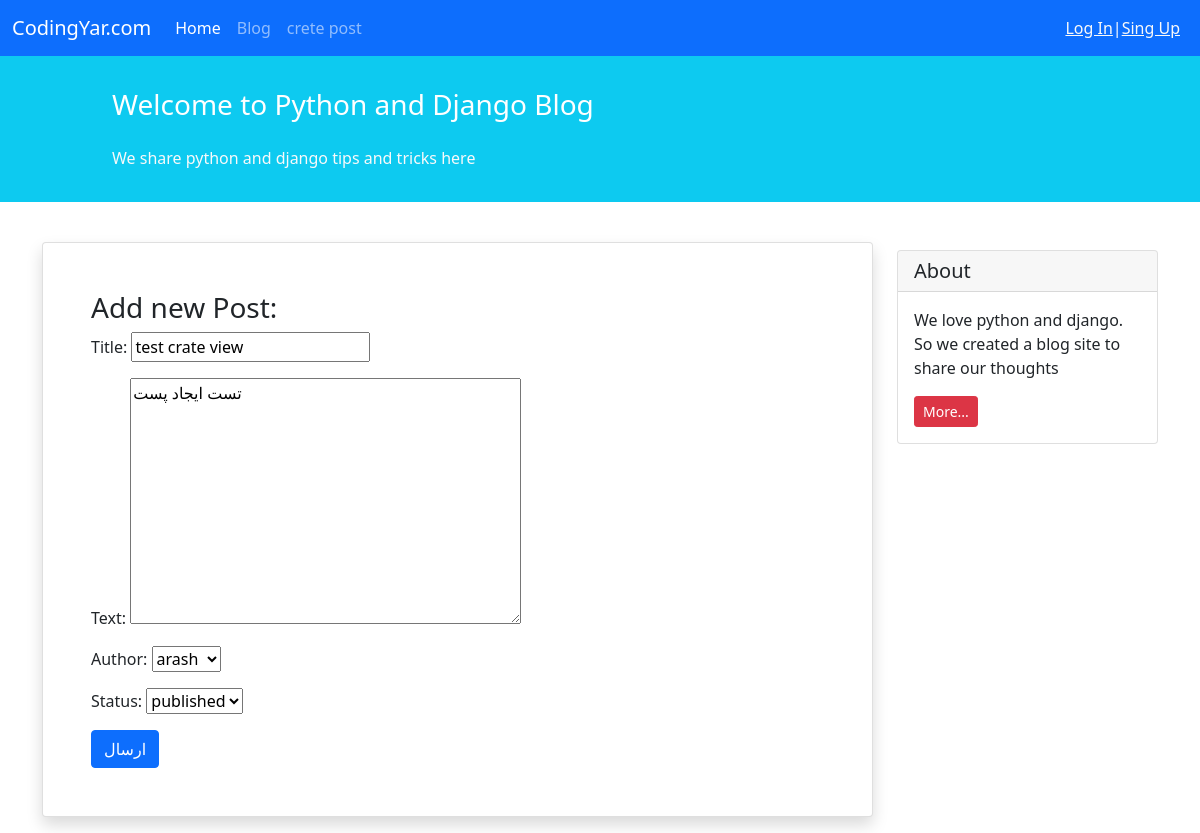
The app's page /blog/12/update/ with its own data.
### blog/models.py (models this page shows, shortened)
class Post (models.Model):
    STATUS_CHOICE = (
        ('pub', 'published'),
        ('drf', 'draft'),
    )
    title = models.CharField(max_length=100)
    text = models.TextField()
    date_time_create = models.TimeField(auto_now_add=True)
    date_time_modified = models.TimeField(auto_now=True)
    status = models.CharField(choices=STATUS_CHOICE, max_length=3)
    author = models.ForeignKey('auth.User', on_delete=models.CASCADE)

### blog/views.py (the view)
# urls.py: path('<int:pk>/update/', views.PostUpdate.as_view(), name='post_update'),
class PostUpdate(generic.UpdateView):
    model = Post
    form_class = PostForm
    template_name = 'blog/post_create.html'

### blog/forms.py
class PostForm(forms.ModelForm):
    class Meta:
        model = Post
        fields = [
            'title', 'text', 'author', 'status'
        ]

### blog/templates/blog/post_create.html (shortened to what this page needs)
{% extends '_base.html' %}
{% block content %}
    <div class="container mt-4">
        <div class="row">
            <div class="col-9">
                <div class="card shadow my-3 p-5">
                    <h3>Add new Post:</h3>
                    <form method="POST">
                        {{ form.as_p }}
                        <button type="submit" class="btn btn-primary">ارسال</button>
                    </form>
                </div>
            </div>
            <div class="col-3">
                <div class="card my-4">
                    <h5 class="card-header">About</h5>
                    <div class="card-body">
                        <p class="card-text">We love python and django. So we created a blog site to share our
                            thoughts</p>
                        <a href="#"
                           class="btn btn-sm btn-danger">
                            More...
                        </a>
                    </div>
                </div>
            </div>
        </div>
    </div>
{% endblock content %}

### records on screen
Post: title "test crate view", text "تست ایجاد پست", author "arash", status "published"
